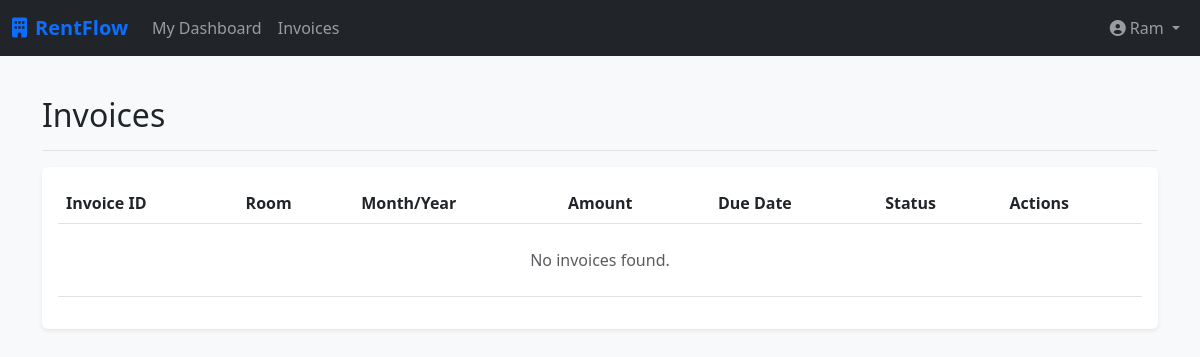
Before: /payments/ (signed in) with the older database file.
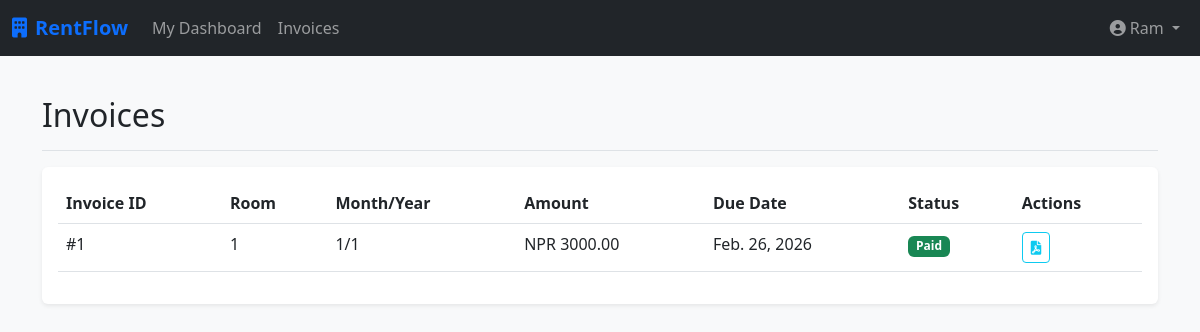
After: the same page with the newer database file.
### payments/models.py (models this page shows, shortened)
class RentInvoice(models.Model):
    STATUS_CHOICES = (
        ('PENDING', 'Pending'),
        ('PAID', 'Paid'),
        ('LATE', 'Late'),
    )
    tenancy = models.ForeignKey('properties.Tenancy', on_delete=models.CASCADE)
    month = models.IntegerField()
    year = models.IntegerField()
    amount = models.DecimalField(max_digits=10, decimal_places=2)
    due_date = models.DateField()
    status = models.CharField(max_length=10, choices=STATUS_CHOICES, default='PENDING', db_index=True)
    generated_at = models.DateTimeField(auto_now_add=True)
    class Meta:
        unique_together = ['tenancy', 'month', 'year']

### properties/models.py (models this page shows, shortened)
class Tenancy(models.Model):
    tenant = models.ForeignKey(User, on_delete=models.CASCADE, related_name='tenancies')
    room = models.ForeignKey(Room, on_delete=models.CASCADE, related_name='tenancies')
    start_date = models.DateField()
    end_date = models.DateField(null=True, blank=True)
    is_active = models.BooleanField(default=True, db_index=True)
    class Meta:
        verbose_name_plural = "Tenancies"

class Room(models.Model):
    property = models.ForeignKey(Property, on_delete=models.CASCADE, related_name='rooms')
    room_number = models.CharField(max_length=10)
    monthly_rent = models.DecimalField(max_digits=10, decimal_places=2)
    capacity = models.IntegerField(default=1)
    is_active = models.BooleanField(default=True)
    created_at = models.DateTimeField(auto_now_add=True)

### payments/views.py (the view)
# urls.py: path('', InvoiceListView.as_view(), name='invoice_list'),
class InvoiceListView(ProfileRequiredMixin, ListView):
    model = RentInvoice
    template_name = 'payments/invoice_list.html'
    context_object_name = 'invoices'
    def get_queryset(self):
        user = self.request.user
        qs = RentInvoice.objects.select_related('tenancy__room__property', 'tenancy__tenant')
        if user.profile.role == 'LANDLORD':
            return qs.filter(tenancy__room__property__landlord=user).order_by('-year', '-month')
        else:
            return qs.filter(tenancy__tenant=user).order_by('-year', '-month')

### payments/views.py (called while the page is built)
    def test_func(self):
        return self.request.user.is_authenticated and hasattr(self.request.user, 'profile')

### payments/templates/payments/invoice_list.html (shortened to what this page needs)
{% extends 'core/base.html' %}
{% block content %}
<div class="d-flex justify-content-between flex-wrap flex-md-nowrap align-items-center pt-3 pb-2 mb-3 border-bottom">
    <h1 class="h2">Invoices</h1>
</div>
<div class="bg-white p-3 rounded shadow-sm">
    <div class="table-responsive">
        <table class="table table-hover">
            <thead>
                <tr>
                    <th>Invoice ID</th>
                    <th>{% if user.profile.role == 'LANDLORD' %}Tenant{% else %}Room{% endif %}</th>
                    <th>Month/Year</th>
                    <th>Amount</th>
                    <th>Due Date</th>
                    <th>Status</th>
                    <th>Actions</th>
                </tr>
            </thead>
            <tbody>
                {% for invoice in invoices %}
                <tr>
                    <td>#{{ invoice.id }}</td>
                    <td>
                        {% if user.profile.role == 'LANDLORD' %}
                        {{ invoice.tenancy.tenant.username }}
                        {% else %}
                        {{ invoice.tenancy.room.room_number }}
                        {% endif %}
                    </td>
                    <td>{{ invoice.month }}/{{ invoice.year }}</td>
                    <td>NPR {{ invoice.amount }}</td>
                    <td>{{ invoice.due_date }}</td>
                    <td>
                        {% if invoice.status == 'PAID' %}
                        <span class="badge bg-success">Paid</span>
                        {% elif invoice.status == 'LATE' %}
                        <span class="badge bg-danger">Late</span>
                        {% else %}
                        <span class="badge bg-warning text-dark">Pending</span>
                        {% endif %}
                    </td>
                    <td>
                        <div class="btn-group btn-group-sm">
                            <a href="#" class="btn btn-outline-info" title="View PDF"><i
                                    class="fa-solid fa-file-pdf"></i></a>
                        </div>
                    </td>
                </tr>
                {% empty %}
                <tr>
                    <td colspan="7" class="text-center py-4 text-muted">No invoices found.</td>
                </tr>
                {% endfor %}
            </tbody>
        </table>
    </div>
</div>
{% endblock %}

### core/templates/core/base.html (shortened to what this page needs)
<!DOCTYPE html>
<html lang="en">
<head>
    <link href="https://cdn.jsdelivr.net/npm/bootstrap@5.3.0/dist/css/bootstrap.min.css" rel="stylesheet">
    <link rel="stylesheet" href="https://cdnjs.cloudflare.com/ajax/libs/font-awesome/6.0.0/all.min.css">
</head>
<body>
    <nav class="navbar navbar-expand-lg navbar-dark bg-dark mb-4">
        <div class="container-fluid">
            <a class="navbar-brand" href="#"><i class="fa-solid fa-building me-2"></i>RentFlow</a>
            <div class="collapse navbar-collapse" id="navbarNav">
                <ul class="navbar-nav me-auto">
                    {% if user.is_authenticated %}
                    {% if user.profile.role == 'LANDLORD' %}
                    <li class="nav-item">
                        <a class="nav-item nav-link" href="{% url 'dashboard:landlord_dash' %}">Dashboard</a>
                    </li>
                    <li class="nav-item">
                        <a class="nav-item nav-link" href="{% url 'properties:property_list' %}">Properties</a>
                    </li>
                    <li class="nav-item">
                        <a class="nav-item nav-link" href="{% url 'properties:room_list' %}">Rooms</a>
                    </li>
                    {% elif user.profile.role == 'TENANT' %}
                    <li class="nav-item">
                        <a class="nav-item nav-link" href="{% url 'dashboard:tenant_dash' %}">My Dashboard</a>
                    </li>
                    {% endif %}
                    <li class="nav-item">
                        <a class="nav-item nav-link" href="{% url 'payments:invoice_list' %}">Invoices</a>
                    </li>
                    {% endif %}
                </ul>
                <ul class="navbar-nav">
                    {% if user.is_authenticated %}
                    <a class="nav-link dropdown-toggle" href="#" id="navbarDropdown" role="button"
                        data-bs-toggle="dropdown" aria-expanded="false">
                        <i class="fa-solid fa-user-circle me-1"></i>{{ user.username }}
                    </a>
                    {% else %}
                    <li class="nav-item">
                        <a class="nav-link" href="{% url 'login' %}">Login</a>
                    </li>
                    {% endif %}
                </ul>
            </div>
        </div>
    </nav>
    <div class="container">
        {% block content %}
        {% endblock %}
    </div>
</body>
</html>

### core/templates/core/base.html (style rules this page uses)
body { background-color: #f8f9fa; }
.navbar-brand { font-weight: bold; color: #0d6efd !important; }

Changed rows visible on the page:
added RentInvoice: id "1", tenancy.room.room_number "1", month "1", year "1", amount "3000.00", due_date "Feb. 26, 2026", status "Paid"
Other visible differences:
text no longer shown: "No invoices found."
